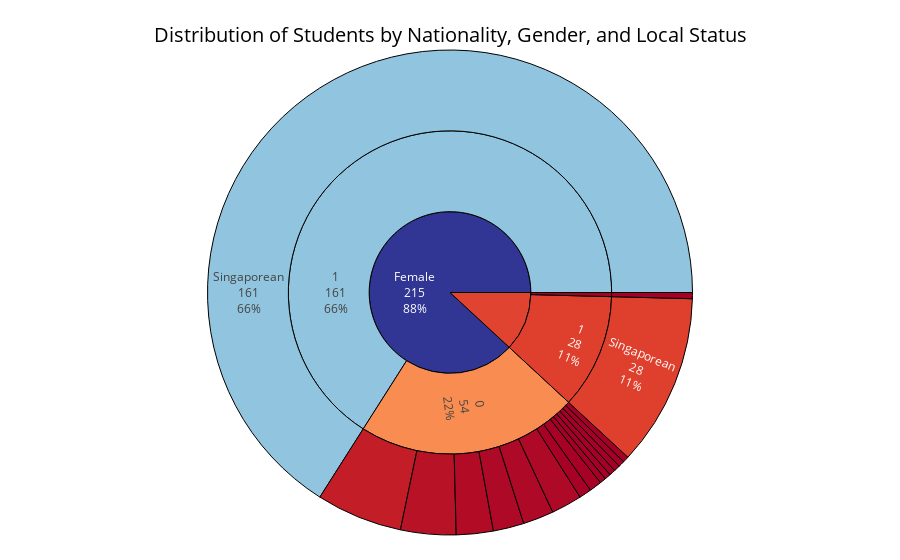

The notebook cell saved with this chart:
### Markdown cell above
We can see that for local students, the highest qualification with the lowest median age is degree and the course of study with the highest median age is diploma
For non-local students, the highest qualification with the lowest age is the certificate, and the highest qualification with the highest age is the masters.
For non locals, the distribution is pretty intuitive, with higher qualifications being higher in age while for local students not so much. This suggests that for foreign students, they may be required to get a local certificate to work in Singapore hence they enrol in this educational institute, while for local students, they just want to upskill themselves leading to such a distribution.

### Code cell
# Create the sunburst chart
fig = px.sunburst(
    df,
    path=['GENDER', 'LOCAL', 'NATIONALITY'],
    title='Distribution of Students by Nationality, Gender, and Local Status',
    hover_data=['NATIONALITY', 'GENDER', 'LOCAL']
)

# Customize the appearance
fig.update_traces(
    textinfo='label+percent entry+value',
    marker=dict(
        line=dict(color='#000000', width=1),
        colorscale='RdYlBu'  
    ),
    insidetextorientation='radial'
)

fig.update_layout(
    margin=dict(t=50, l=25, r=25, b=25),
    uniformtext=dict(minsize=12, mode='hide'),
    title_font_size=20,
    title_x=0.5,
    title_y=0.95,
    plot_bgcolor='rgba(255, 255, 255, 0.9)',
    paper_bgcolor='rgba(255, 255, 255, 0.95)',
    font=dict(size=12, color='black')
)

fig.show()

### Figure 1 — Plotly figure (JSON) as saved in the notebook; plotly's stock layout.template omitted (floating-point values rounded to 4 significant figures)
{"data": [{"branchvalues": "total", "customdata": [["China (PR)", "Female", 0], ["Chinese", "Female", 0], ["Chinese\r\n(China)", "Female", 0], ["Chinese (PR)", "Female", 0], ["Filipino", "Female", 0], ["Filipino (PR)", "Female", 0], ["Indian", "Female", 0], ["Indian (PR)", "Female", 0], ["Indonesian (PR)", "Female", 0], ["Malaysian", "Female", 0], ["Malaysian (PR)", "Female", 0], ["Malaysian(PR)", "Male", 0], ["Myanmar", "Female", 0], ["Netherlands", "Female", 0], ["Singaporean", "Female", 1], ["Singaporean", "Male", 1], ["Vietnamese", "Female", 0], ["(?)", "Female", 0], ["Malaysian(PR)", "Male", 0], ["Singaporean", "Female", 1], ["Singaporean", "Male", 1], ["(?)", "Female", "(?)"], ["(?)", "Male", "(?)"]], "domain": {"x": [0, 1], "y": [0, 1]}, "hovertemplate": "labels=%{label}<br>count=%{value}<br>parent=%{parent}<br>id=%{id}<br>NATIONALITY=%{customdata[0]}<br>GENDER=%{customdata[1]}<br>LOCAL=%{customdata[2]}<extra></extra>", "ids": ["Female/0/China (PR)", "Female/0/Chinese", "Female/0/Chinese\r\n(China)", "Female/0/Chinese (PR)", "Female/0/Filipino", "Female/0/Filipino (PR)", "Female/0/Indian", "Female/0/Indian (PR)", "Female/0/Indonesian (PR)", "Female/0/Malaysian", "Female/0/Malaysian (PR)", "Male/0/Malaysian(PR)", "Female/0/Myanmar", "Female/0/Netherlands", "Female/1/Singaporean", "Male/1/Singaporean", "Female/0/Vietnamese", "Female/0", "Male/0", "Female/1", "Male/1", "Female", "Male"], "insidetextorientation": "radial", "labels": ["China (PR)", "Chinese", "Chinese\r\n(China)", "Chinese (PR)", "Filipino", "Filipino (PR)", "Indian", "Indian (PR)", "Indonesian (PR)", "Malaysian", "Malaysian (PR)", "Malaysian(PR)", "Myanmar", "Netherlands", "Singaporean", "Singaporean", "Vietnamese", "0", "0", "1", "1", "Female", "Male"], "marker": {"colorscale": [[0, "rgb(165,0,38)"], [0.1, "rgb(215,48,39)"], [0.2, "rgb(244,109,67)"], [0.3, "rgb(253,174,97)"], [0.4, "rgb(254,224,144)"], [0.5, "rgb(255,255,191)"], [0.6, "rgb(224,243,248)"], [0.7, "rgb(171,217,233)"], [0.8, "rgb(116,173,209)"], [0.9, "rgb(69,117,180)"], [1, "rgb(49,54,149)"]], "line": {"color": "#000000", "width": 1}}, "name": "", "parents": ["Female/0", "Female/0", "Female/0", "Female/0", "Female/0", "Female/0", "Female/0", "Female/0", "Female/0", "Female/0", "Female/0", "Male/0", "Female/0", "Female/0", "Female/1", "Male/1", "Female/0", "Female", "Male", "Female", "Male", "", ""], "textinfo": "label+percent entry+value", "type": "sunburst", "values": [1, 2, 1, 5, 6, 1, 5, 5, 1, 9, 14, 1, 2, 1, 161, 28, 1, 54, 1, 161, 28, 215, 29]}], "layout": {"font": {"color": "black", "size": 12}, "legend": {"tracegroupgap": 0}, "margin": {"b": 25, "l": 25, "r": 25, "t": 50}, "paper_bgcolor": "rgba(255, 255, 255, 0.95)", "plot_bgcolor": "rgba(255, 255, 255, 0.9)", "title": {"font": {"size": 20}, "text": "Distribution of Students by Nationality, Gender, and Local Status", "x": 0.5, "y": 0.95}, "uniformtext": {"minsize": 12, "mode": "hide"}}}
